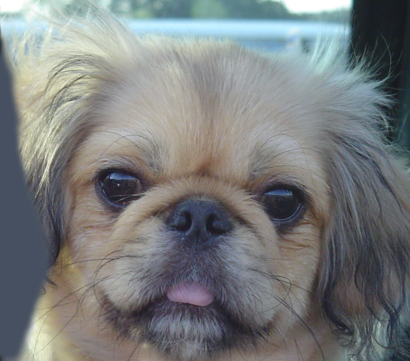
#> input picture data/dog.bmp, 410 x 361 px
$ jupyter execute filter_application_test.ipynb   (shell and % lines are left out)
#> lines starting #> are read from the running program, lines starting #| are printed output that depends on the picture
# Setup

[cell 1]
import numpy as np
import cv2
import math
import os
from matplotlib import pyplot as plt
from tqdm import tqdm

# Functions

[cell 2]
def create_guassian_filter(sigma):
#> called with sigma = 5
    size = int(math.floor(8*sigma+1))
    if (size % 2 == 0):
        # Size is even, make odd
        size += 1

    kernel = np.zeros((size, size))

    cum_sum = 0
    x_range = int((size - 1) / 2)
    y_range = int((size - 1) / 2)

    for x in range(-x_range, x_range + 1):
        for y in range(-y_range, y_range + 1):
            kernel[y + y_range][x + x_range] = (math.exp(-((x * x) + (y * y)) / (2 * sigma * sigma))) / (2 * math.pi * sigma * sigma)
            cum_sum += kernel[y + y_range][x + x_range]

    for x in range(-x_range, x_range + 1):
        for y in range(-y_range, y_range + 1):
            kernel[y + y_range][x + x_range] /= cum_sum

    return kernel

[cell 3]
def perform_numpy_convolution(image: np.ndarray, template: np.ndarray):
    # Flip the template around both axes
    inverted_template = np.flip(template)

    x, y = len(image), len(image[0])
    offset = int((len(template) - 1) / 2)

    print(f'Original Shape: {np.shape(image)}')
    print(f'Transposed Shape: {np.shape(image.transpose((2, 0, 1)))}')
    print(f'Un-Transposed Shape: {np.shape(image.transpose((2, 0, 1)).transpose((1, 2, 0)))}')

    if image.ndim == 2:
        image = np.array(image)
    else:
        image = image.transpose((2, 0, 1))

    # Now image can be looped through
    new_image = np.zeros(shape=np.shape(image)).astype(int)

    for index, color_array in enumerate(image):
        padded_color_array = np.pad(color_array, [offset, offset], mode='constant')
        new_color_array = np.zeros((x, y)).astype(int)
        for row in tqdm(range(0+offset, x+offset)):
            for column in range(0+offset, y+offset):
                section = np.array(padded_color_array[row-offset:row+offset+1,column-offset:column+offset+1])
                new_color_array[row-offset][column-offset] = np.sum(np.multiply(section, inverted_template))

        new_image[index] = new_color_array

    return new_image.transpose((1, 2, 0))

# Generate Guassian Kernel

[cell 4]
# Create the guassian kernel
guassian_filter_matrix = create_guassian_filter(sigma=5)

# Low Pass Filtering

[cell 5]
# Create the path to the image
IMG_1_PATH = os.path.join(os.path.abspath('../'), 'data', 'dog.bmp')

img_1 = cv2.imread('../../data/dog.bmp') # Read the image file
#> img_1 is the input picture: shape (361, 410, 3); mean B, G, R 125, 124.5, 121.2
img_1 = cv2.cvtColor(img_1, cv2.COLOR_BGR2RGB)

[cell 6]
low_pass_image = perform_numpy_convolution(img_1, guassian_filter_matrix)
#> in perform_numpy_convolution, `inverted_template = np.flip(template)`:
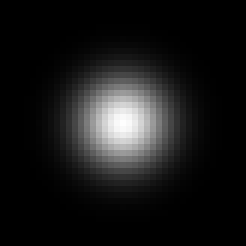
#> inverted_template: shape (41, 41) float64 (shown 6 times larger); min 7.16e-10, max 0.00637, mean 0.000595; drawn with min black and max white
#> in perform_numpy_convolution, `x, y = len(image), len(image[0])`: x = 361; y = 410
#> in perform_numpy_convolution, `offset = int((len(template) - 1) / 2)`: offset = 20
#| Original Shape: (361, 410, 3)
#| Transposed Shape: (3, 361, 410)
#| Un-Transposed Shape: (361, 410, 3)
#> the loop in perform_numpy_convolution, `for index, color_array in enumerate(image):` made 3 passes
#> after the loop in perform_numpy_convolution, `for index, color_array in enumerate(image):`:
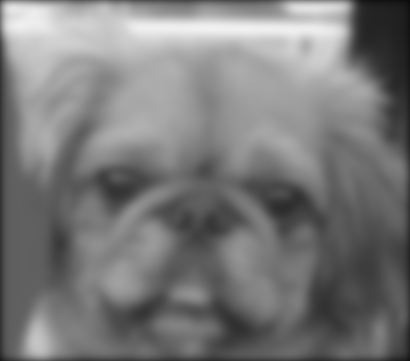
#> new_color_array: shape (361, 410) int64; min 9, max 241, mean 122

[cell 7]
plt.subplot(1, 2, 1)
plt.imshow(img_1)
plt.title('Original Image')
plt.yticks([])

plt.subplot(1, 2, 2)
plt.imshow(low_pass_image)
plt.title('Low Pass Image')
plt.yticks([])

plt.show()

# High Pass Filtering

[cell 8]
# Create the path to the image
IMG_2_PATH = os.path.join(os.path.abspath('../'), 'data', 'cat.bmp')

img_2 = cv2.imread('../../data/cat.bmp') # Read the image file
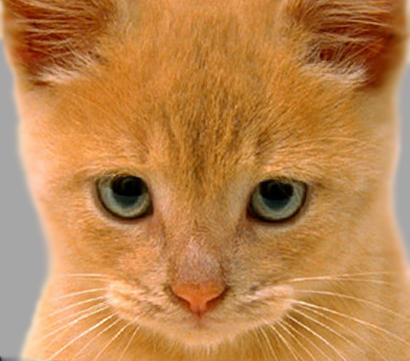
#> input picture data/cat.bmp, 410 x 361 px
#> img_2 is the input picture: shape (361, 410, 3); mean B, G, R 77.1, 132.5, 188.3
img_2 = cv2.cvtColor(img_2, cv2.COLOR_BGR2RGB)

[cell 9]
high_pass_image = img_2 - perform_numpy_convolution(img_2, guassian_filter_matrix)
#| Original Shape: (361, 410, 3)
#| Transposed Shape: (3, 361, 410)
#| Un-Transposed Shape: (361, 410, 3)
#> the loop in perform_numpy_convolution (call 2), `for index, color_array in enumerate(image):` made 3 passes
#> pass 1, in perform_numpy_convolution (call 2), `padded_color_array = np.pad(color_array, [offset, offset], mode='const..`:
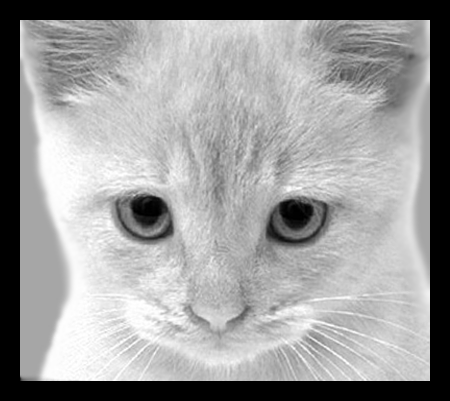
#> padded_color_array: shape (401, 450); min 0, max 255, mean 154.4
#> after the loop in perform_numpy_convolution (call 2), `for index, color_array in enumerate(image):`:
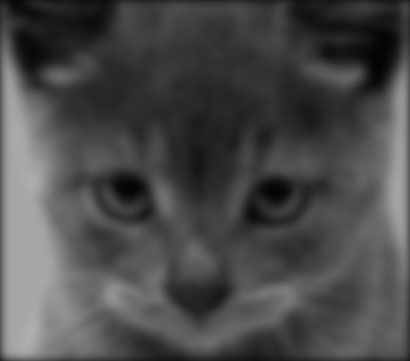
#> new_color_array: shape (361, 410) int64; min 3, max 174, mean 74.4
#> in perform_numpy_convolution (call 2), `return new_image.transpose((1, 2, 0))`:
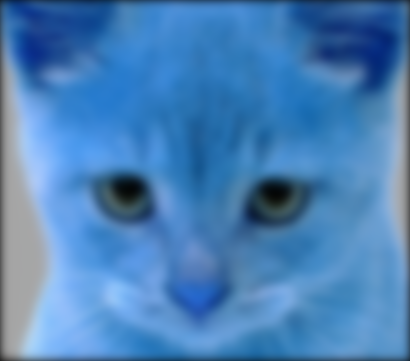
#> returned value: shape (361, 410, 3) int64; mean of channels 0, 1, 2 183.9, 129, 74.4; drawn as B, G, R
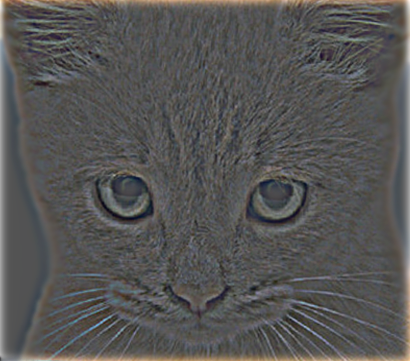
#> high_pass_image: shape (361, 410, 3) int64; mean R, G, B 4.4, 3.5, 2.7; drawn with min black and max white

[cell 10]
high_pass_image + 128

[cell 11]
plt.subplot(1, 2, 1)
plt.imshow(img_2)
plt.title('Original Image')
plt.yticks([])

plt.subplot(1, 2, 2)
plt.imshow(high_pass_image)
plt.title('High Pass Image')
plt.yticks([])

plt.show()
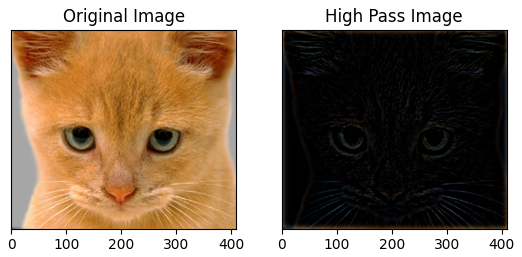
#> figure drawn by matplotlib, 2 panels

# Create hybrid Image

[cell 12]
hybrid_image = low_pass_image + high_pass_image
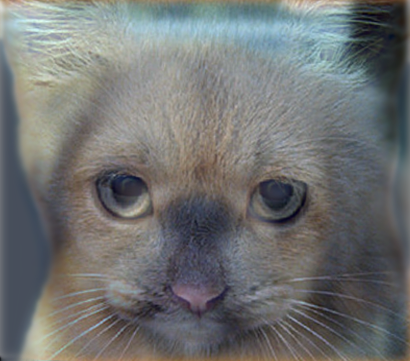
#> hybrid_image: shape (361, 410, 3) int64; mean R, G, B 122.9, 125.1, 124.8; drawn with min black and max white

[cell 13]
plt.subplot(1, 3, 1)
plt.imshow(low_pass_image, cmap='gray')
plt.title('Low Pass Image')
plt.yticks([])

plt.subplot(1, 3, 2)
plt.imshow(high_pass_image, cmap='gray')
plt.title('High Pass Image')
plt.yticks([])

plt.subplot(1, 3, 3)
plt.imshow(hybrid_image, cmap='gray')
plt.title('Hybrid Image')
plt.yticks([])
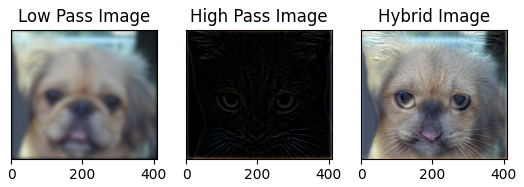
#> figure drawn by matplotlib, 3 panels
